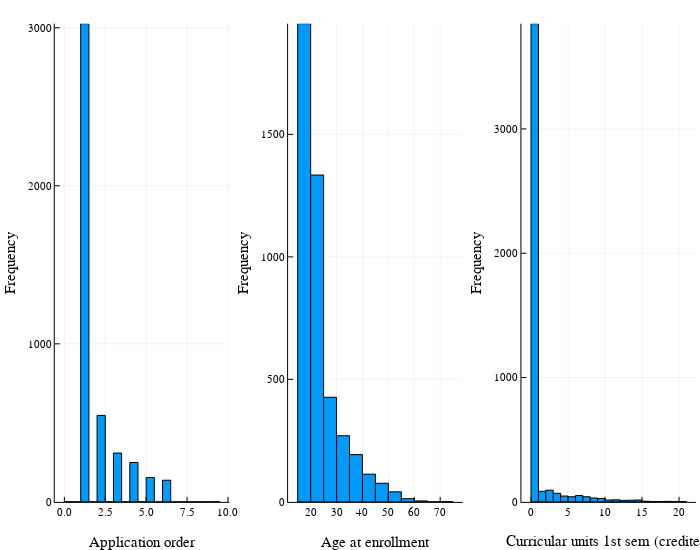
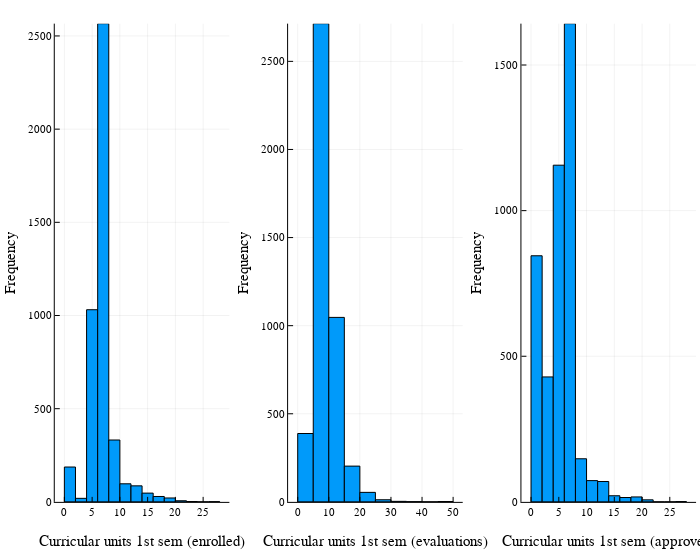
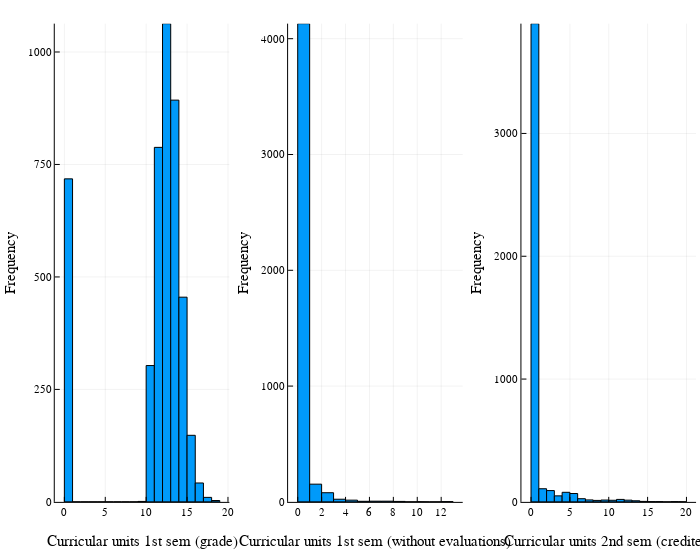
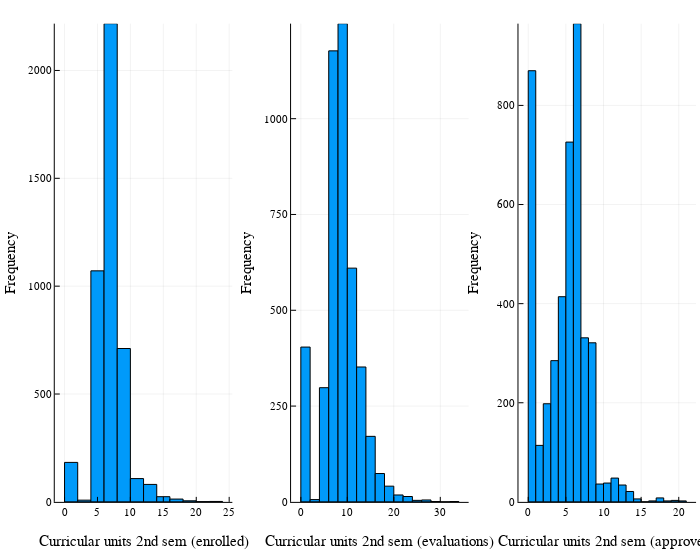

Here is the notebook cell these charts were saved with, in order:
### Code cell
# Distribution of Numeric Features
println("\nDistribution of Numeric Features:")
rows_per_plot = 3  # Number of plots per row
num_plots = length(numeric_columns)
plot_list = []

for col in numeric_columns
    hist = histogram(data[!, col], bins=20, xlabel=string(col), ylabel="Frequency", legend=false)
    push!(plot_list, hist)
end

# Combine histograms into rows of 3
if !isempty(plot_list)
    for i in 1:rows_per_plot:num_plots
        display(plot(plot_list[i:min(i+rows_per_plot-1, num_plots)]...,
                     layout=(1, min(rows_per_plot, num_plots - i + 1)), size=(700, 550)))
    end
end
